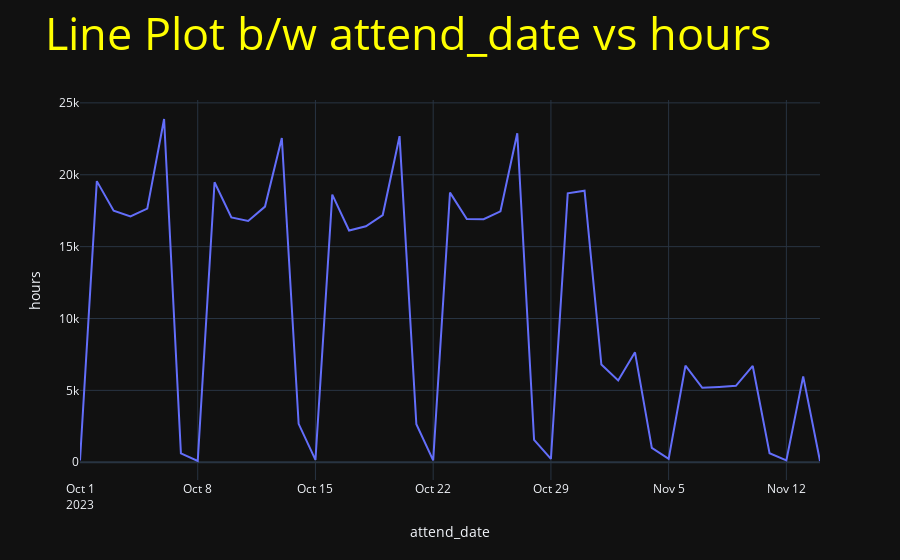

Source (notebook cell):
### Markdown cell above
4. **Line Plot** between attend_date vs hours

### Code cell
df2=df.groupby(['attend_date']).agg('sum').reset_index()
fig = px.line(df2, x='attend_date', y="hours", template = 'plotly_dark',title='attend_date vs hours')
fig.update_layout(title=dict(text='Line Plot b/w attend_date vs hours', font=dict(size=45,color="Yellow")))
fig.show()

### Figure 1 — Plotly figure (JSON) as saved in the notebook; plotly's stock layout.template omitted (floating-point values rounded to 4 significant figures)
{"data": [{"hovertemplate": "attend_date=%{x}<br>hours=%{y}<extra></extra>", "legendgroup": "", "line": {"color": "#636efa", "dash": "solid"}, "marker": {"symbol": "circle"}, "mode": "lines", "name": "", "orientation": "v", "showlegend": false, "type": "scatter", "x": ["2023-10-01", "2023-10-02", "2023-10-03", "2023-10-04", "2023-10-05", "2023-10-06", "2023-10-07", "2023-10-08", "2023-10-09", "2023-10-10", "2023-10-11", "2023-10-12", "2023-10-13", "2023-10-14", "2023-10-15", "2023-10-16", "2023-10-17", "2023-10-18", "2023-10-19", "2023-10-20", "2023-10-21", "2023-10-22", "2023-10-23", "2023-10-24", "2023-10-25", "2023-10-26", "2023-10-27", "2023-10-28", "2023-10-29", "2023-10-30", "2023-10-31", "2023-11-01", "2023-11-02", "2023-11-03", "2023-11-04", "2023-11-05", "2023-11-06", "2023-11-07", "2023-11-08", "2023-11-09", "2023-11-10", "2023-11-11", "2023-11-12", "2023-11-13", "2023-11-14"], "xaxis": "x", "y": [125.5, 19560.0, 17500.0, 17100.0, 17640.0, 23880.0, 623.5, 95, 19480.0, 17030.0, 16790.0, 17780.0, 22550.0, 2673.0, 164, 18620.0, 16120.0, 16420.0, 17200.0, 22680.0, 2642.0, 133, 18750.0, 16930.0, 16900.0, 17460.0, 22880.0, 1562.0, 232, 18710.0, 18892, 6796, 5692, 7648, 1004, 240, 6716, 5180, 5242, 5320, 6700, 624, 128, 5976, 88], "yaxis": "y"}], "layout": {"legend": {"tracegroupgap": 0}, "title": {"font": {"color": "Yellow", "size": 45}, "text": "Line Plot b/w attend_date vs hours"}, "xaxis": {"anchor": "y", "domain": [0, 1], "title": {"text": "attend_date"}}, "yaxis": {"anchor": "x", "domain": [0, 1], "title": {"text": "hours"}}}}
